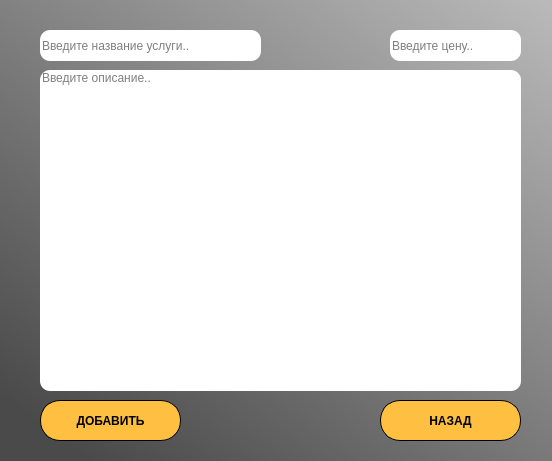
<?xml version="1.0" encoding="UTF-8"?>
<ui version="4.0">
 <class>MainWindow</class>
 <widget class="QMainWindow" name="MainWindow">
  <property name="geometry">
   <rect>
    <x>0</x>
    <y>0</y>
    <width>552</width>
    <height>461</height>
   </rect>
  </property>
  <property name="windowTitle">
   <string>MainWindow</string>
  </property>
  <widget class="QWidget" name="centralwidget">
   <widget class="QLabel" name="label">
    <property name="geometry">
     <rect>
      <x>-6</x>
      <y>-15</y>
      <width>711</width>
      <height>511</height>
     </rect>
    </property>
    <property name="styleSheet">
     <string notr="true">background-color: qlineargradient(spread:reflect, x1:0.0201244, y1:0.96, x2:1, y2:0, stop:0.0746269 rgba(74, 74, 74, 255), stop:0.950249 rgba(197, 197, 197, 255));</string>
    </property>
    <property name="text">
     <string/>
    </property>
   </widget>
   <widget class="QLineEdit" name="dealName">
    <property name="geometry">
     <rect>
      <x>40</x>
      <y>30</y>
      <width>221</width>
      <height>31</height>
     </rect>
    </property>
    <property name="styleSheet">
     <string notr="true">border-radius: 10px;</string>
    </property>
    <property name="placeholderText">
     <string>Введите название услуги..</string>
    </property>
   </widget>
   <widget class="QLineEdit" name="dealPrice">
    <property name="geometry">
     <rect>
      <x>390</x>
      <y>30</y>
      <width>131</width>
      <height>31</height>
     </rect>
    </property>
    <property name="styleSheet">
     <string notr="true">border-radius: 10px;</string>
    </property>
    <property name="placeholderText">
     <string>Введите цену..</string>
    </property>
   </widget>
   <widget class="QPushButton" name="cancelBtn">
    <property name="geometry">
     <rect>
      <x>380</x>
      <y>400</y>
      <width>141</width>
      <height>41</height>
     </rect>
    </property>
    <property name="font">
     <font>
      <weight>75</weight>
      <bold>true</bold>
     </font>
    </property>
    <property name="styleSheet">
     <string notr="true">border-color: rgb(255, 249, 62);
border-radius: 20px;
background-color: rgb(255, 192, 66);
border: 1px solid #000000</string>
    </property>
    <property name="text">
     <string>НАЗАД</string>
    </property>
   </widget>
   <widget class="QPushButton" name="addDealBtn">
    <property name="geometry">
     <rect>
      <x>40</x>
      <y>400</y>
      <width>141</width>
      <height>41</height>
     </rect>
    </property>
    <property name="font">
     <font>
      <weight>75</weight>
      <bold>true</bold>
     </font>
    </property>
    <property name="styleSheet">
     <string notr="true">border-color: rgb(255, 249, 62);
border-radius: 20px;
background-color: rgb(255, 192, 66);
border: 1px solid #000000</string>
    </property>
    <property name="text">
     <string>ДОБАВИТЬ</string>
    </property>
   </widget>
   <widget class="QLineEdit" name="dealDescr">
    <property name="geometry">
     <rect>
      <x>40</x>
      <y>70</y>
      <width>481</width>
      <height>321</height>
     </rect>
    </property>
    <property name="styleSheet">
     <string notr="true">border-radius: 10px;</string>
    </property>
    <property name="alignment">
     <set>Qt::AlignLeading|Qt::AlignLeft|Qt::AlignTop</set>
    </property>
    <property name="placeholderText">
     <string>Введите описание..</string>
    </property>
   </widget>
  </widget>
 </widget>
 <resources>
  <include location="../../../../PyQt/zal.qrc"/>
 </resources>
 <connections/>
</ui>
